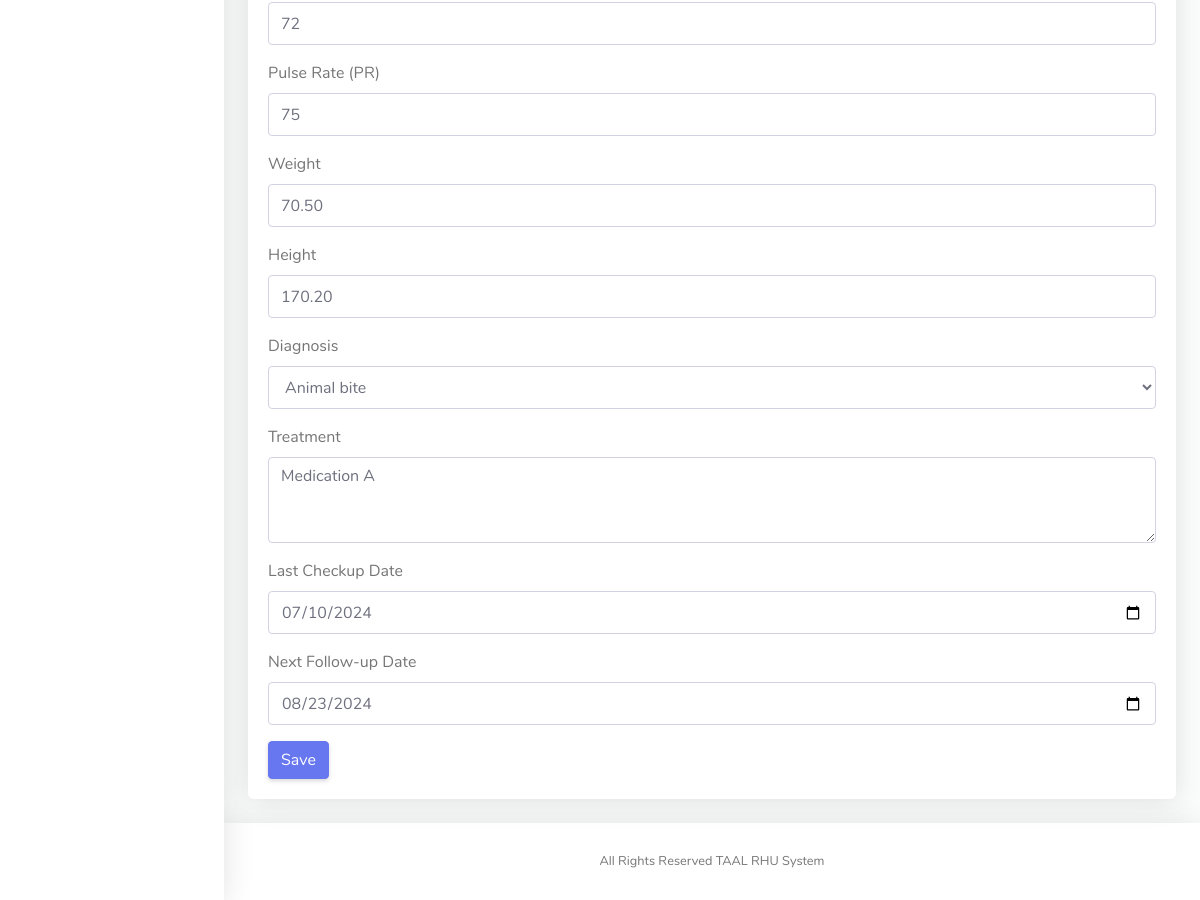
/admin/edit_patient.php?pid=1 (signed in, lower part), run on an earlier commit of the app's database.
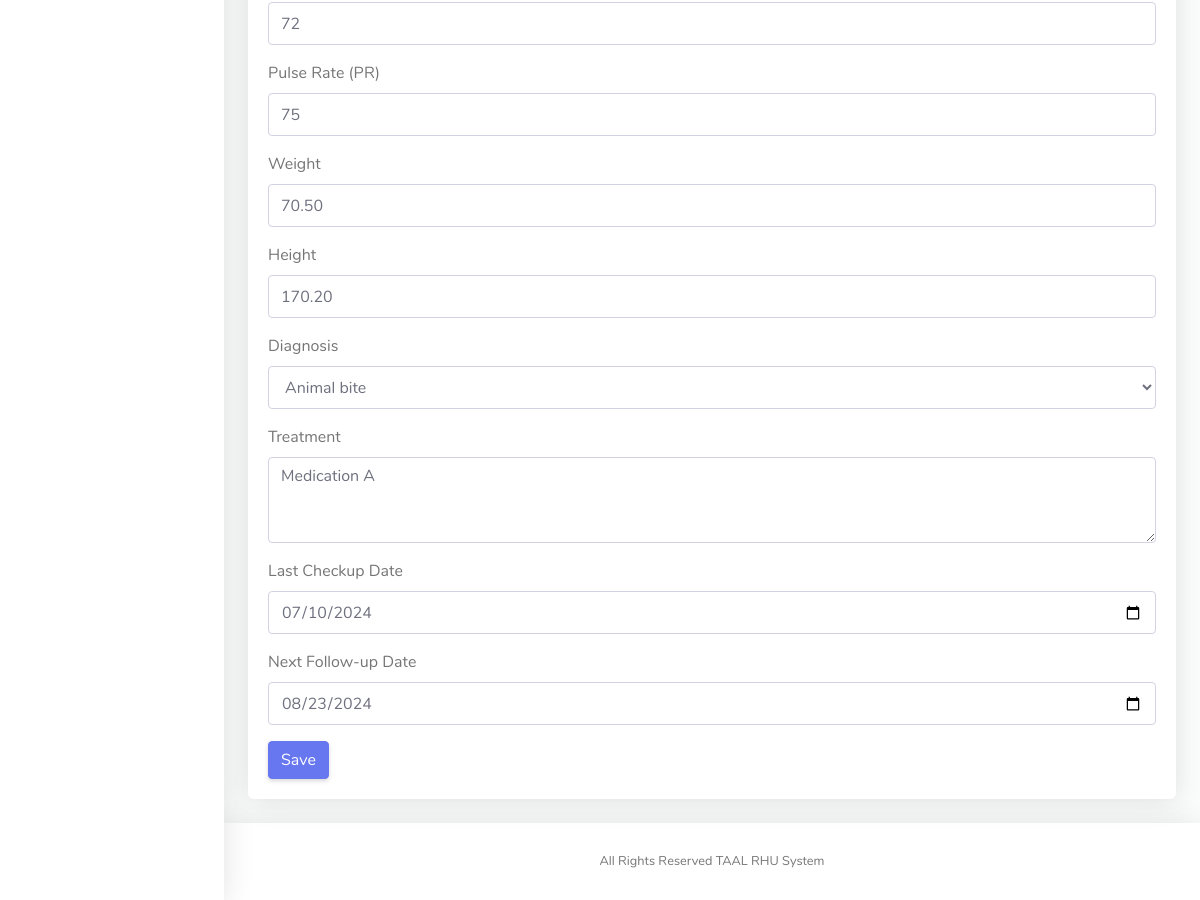
And on a later commit of the database.
### tables this page shows
CREATE TABLE `patients` (
  `patient_id` int(11) NOT NULL,
  `qr_code` varchar(255) NOT NULL,
  `full_name` varchar(100) NOT NULL,
  `sex` enum('male','female','other') NOT NULL,
  `age` int(11) NOT NULL,
  `address` varchar(255) DEFAULT NULL,
  `phone_number` varchar(15) DEFAULT NULL,
  `civil_status` varchar(50) DEFAULT NULL,
  `birthday` date DEFAULT NULL,
  `philhealth_id` varchar(50) DEFAULT NULL,
  `bp` varchar(10) DEFAULT NULL,
  `temperature` decimal(4,2) DEFAULT NULL,
  `rr` int(11) DEFAULT NULL,
  `hr` int(11) DEFAULT NULL,
  `pr` int(11) DEFAULT NULL,
  `weight` decimal(5,2) DEFAULT NULL,
  `height` decimal(5,2) DEFAULT NULL,
  `diagnosis` text DEFAULT NULL,
  `treatment` text DEFAULT NULL,
  `last_checkup_date` date DEFAULT NULL,
  `next_followup_date` date DEFAULT NULL
);

### admin/edit_patient.php (the view, shortened to what this page needs)
<!DOCTYPE html>
<?php include("../model/conn.php"); ?>
<html lang="en">
<head>
  <link href="vendor/fontawesome-free/css/all.min.css" rel="stylesheet" type="text/css">
  <link href="vendor/bootstrap/css/bootstrap.min.css" rel="stylesheet" type="text/css">
  <link href="css/ruang-admin.min.css" rel="stylesheet">
</head>
<body id="page-top">
  <div id="wrapper">
    <?php include("./nav.php");
$patient_id = isset($_GET['pid']) ? $_GET['pid'] : '';
$rr = $hr = $pr = $weight = $height = $diagnosis = $treatment = '';
$last_checkup_date = $next_followup_date = '';
if ($patient_id) {
    $stmt = $conn->prepare("SELECT * FROM patients WHERE patient_id = ?");
    $stmt->bind_param("i", $patient_id);
    $stmt->execute();
    $result = $stmt->get_result();
    if ($row = $result->fetch_assoc()) {
        extract($row);
    }
}
    ?>
    <div class="container-fluid" id="container-wrapper">
      <div class="row">
        <div class="col-lg-12">
          <div class="card mb-4">
            <div class="card-body">
              <form method="post">
                <div class="form-group">
                  <input type="number" class="form-control" id="hr" name="hr" value="<?php echo $hr; ?>">
                </div>
                <div class="form-group">
                  <label for="pr">Pulse Rate (PR)</label>
                  <input type="number" class="form-control" id="pr" name="pr" value="<?php echo $pr; ?>">
                </div>
                <div class="form-group">
                  <label for="weight">Weight</label>
                  <input type="number" step="0.1" class="form-control" id="weight" name="weight" value="<?php echo $weight; ?>">
                </div>
                <div class="form-group">
                  <label for="height">Height</label>
                  <input type="number" step="0.1" class="form-control" id="height" name="height" value="<?php echo $height; ?>">
                </div>
                <div class="form-group">
                  <label for="diagnosis">Diagnosis</label>
                  <select class="form-control" id="diagnosis" name="diagnosis">
    <option value="Animal bite" <?php echo ($diagnosis == 'Animal bite') ? 'selected' : ''; ?>>Animal bite</option>
</select>
                </div>
                <div class="form-group">
                  <label for="treatment">Treatment</label>
                  <textarea class="form-control" id="treatment" name="treatment" rows="3"><?php echo $treatment; ?></textarea>
                </div>
                <div class="form-group">
                  <label for="last_checkup_date">Last Checkup Date</label>
                  <input type="date" class="form-control" id="last_checkup_date" name="last_checkup_date" value="<?php echo $last_checkup_date; ?>">
                </div>
                <div class="form-group">
                  <label for="next_followup_date">Next Follow-up Date</label>
                  <input type="date" class="form-control" id="next_followup_date" name="next_followup_date" value="<?php echo $next_followup_date; ?>">
                </div>
                <button type="submit" class="btn btn-primary">Save</button>
              </form>
            </div>
          </div>
        </div>
      </div>
    </div>
  </div>
  <?php include("./footer.php"); ?>
  </div>
  </div>
</body>
</html>

What changed in the data, as far as the page shows it:
changed patients "Medication A": diagnosis (not shown) → "Animal bite"
Also different on the page:
form field diagnosis: "Animal bite" → (not shown)
